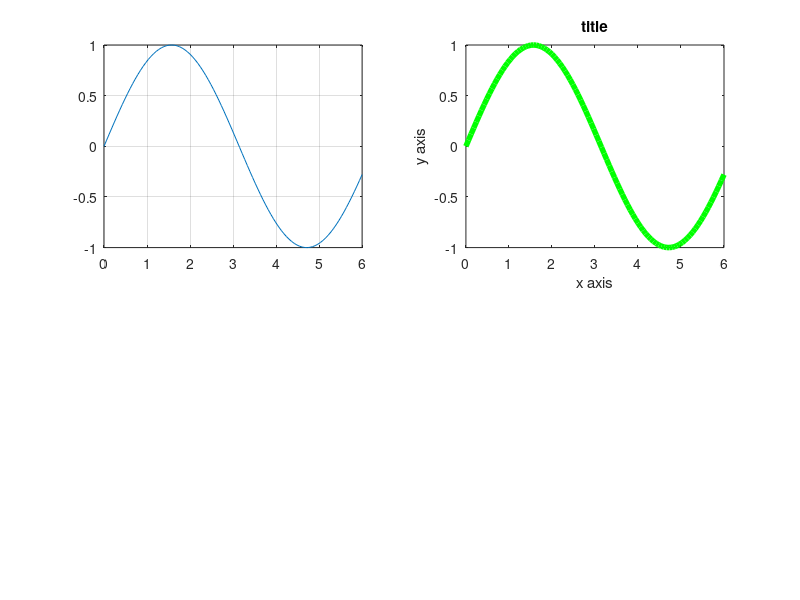

Source code (MATLAB): (Note: this script raises an error after producing the figure.)
%subplot2

clc;
clear;
clear all;

a=linspace(0,6);
b=sin(a);
subplot(2,2,1);
plot(a,b);
grid on;
subplot(2,2,2);
plot(a,b,'g','Linewidth',4);
xlabel('x axis');
ylabel('y axis');
title('title');
gtext('place text anywhere');
c=cos(a);
hold on;
subplot(2,2,3);
plot(a,c);
legend('sin','cos');
subplot(2,2,4);
plot(a,c);

